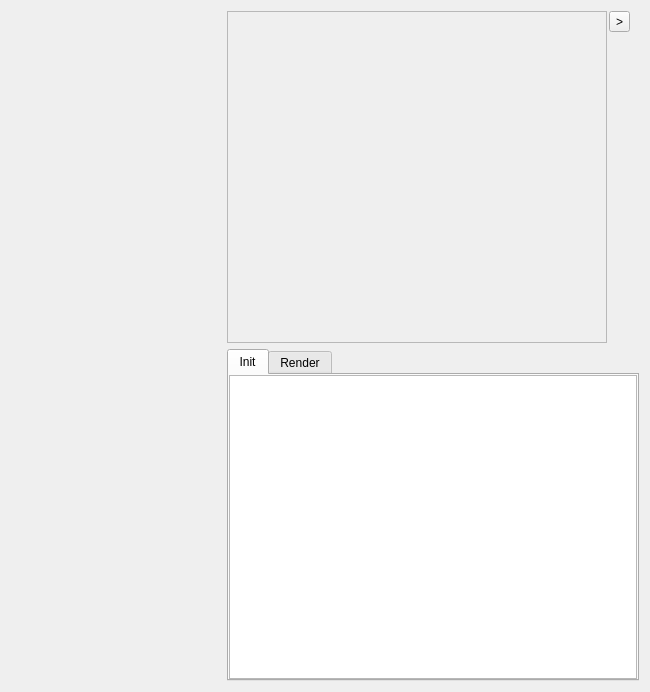
<?xml version="1.0" encoding="UTF-8"?>
<ui version="4.0">
 <class>Form</class>
 <widget class="QWidget" name="Form">
  <property name="geometry">
   <rect>
    <x>0</x>
    <y>0</y>
    <width>650</width>
    <height>692</height>
   </rect>
  </property>
  <property name="windowTitle">
   <string>Form</string>
  </property>
  <layout class="QHBoxLayout" name="horizontalLayout_2">
   <item>
    <widget class="QWidget" name="leftPanel" native="true">
     <property name="sizePolicy">
      <sizepolicy hsizetype="Fixed" vsizetype="Expanding">
       <horstretch>0</horstretch>
       <verstretch>0</verstretch>
      </sizepolicy>
     </property>
     <property name="minimumSize">
      <size>
       <width>150</width>
       <height>0</height>
      </size>
     </property>
     <layout class="QVBoxLayout" name="verticalLayout_3">
      <property name="spacing">
       <number>5</number>
      </property>
      <property name="margin">
       <number>5</number>
      </property>
      <item>
       <widget class="QWidget" name="containerTree" native="true">
        <property name="sizePolicy">
         <sizepolicy hsizetype="Preferred" vsizetype="Fixed">
          <horstretch>0</horstretch>
          <verstretch>0</verstretch>
         </sizepolicy>
        </property>
        <property name="minimumSize">
         <size>
          <width>200</width>
          <height>250</height>
         </size>
        </property>
       </widget>
      </item>
      <item>
       <widget class="QWidget" name="containerProperty" native="true">
        <property name="minimumSize">
         <size>
          <width>200</width>
          <height>80</height>
         </size>
        </property>
       </widget>
      </item>
     </layout>
    </widget>
   </item>
   <item>
    <layout class="QVBoxLayout" name="verticalLayout_4">
     <item>
      <layout class="QHBoxLayout" name="horizontalLayout">
       <property name="spacing">
        <number>2</number>
       </property>
       <item>
        <widget class="QFrame" name="containerPreview">
         <property name="sizePolicy">
          <sizepolicy hsizetype="Expanding" vsizetype="Expanding">
           <horstretch>0</horstretch>
           <verstretch>0</verstretch>
          </sizepolicy>
         </property>
         <property name="frameShape">
          <enum>QFrame::StyledPanel</enum>
         </property>
         <property name="frameShadow">
          <enum>QFrame::Raised</enum>
         </property>
        </widget>
       </item>
       <item>
        <widget class="QWidget" name="toolPreview" native="true">
         <property name="minimumSize">
          <size>
           <width>30</width>
           <height>0</height>
          </size>
         </property>
         <layout class="QVBoxLayout" name="verticalLayout_5">
          <property name="spacing">
           <number>5</number>
          </property>
          <property name="margin">
           <number>0</number>
          </property>
          <item>
           <widget class="QToolButton" name="buttonRandomMove">
            <property name="text">
             <string>&gt;</string>
            </property>
           </widget>
          </item>
          <item>
           <spacer name="verticalSpacer">
            <property name="orientation">
             <enum>Qt::Vertical</enum>
            </property>
            <property name="sizeHint" stdset="0">
             <size>
              <width>20</width>
              <height>40</height>
             </size>
            </property>
           </spacer>
          </item>
         </layout>
        </widget>
       </item>
      </layout>
     </item>
     <item>
      <widget class="QTabWidget" name="tabScripts">
       <property name="currentIndex">
        <number>0</number>
       </property>
       <property name="elideMode">
        <enum>Qt::ElideRight</enum>
       </property>
       <widget class="QWidget" name="tab">
        <attribute name="title">
         <string>Init</string>
        </attribute>
        <layout class="QVBoxLayout" name="verticalLayout_2">
         <property name="spacing">
          <number>0</number>
         </property>
         <property name="margin">
          <number>0</number>
         </property>
         <item>
          <widget class="QPlainTextEdit" name="textScriptInit"/>
         </item>
        </layout>
       </widget>
       <widget class="QWidget" name="tab_2">
        <attribute name="title">
         <string>Render</string>
        </attribute>
        <layout class="QVBoxLayout" name="verticalLayout">
         <property name="margin">
          <number>0</number>
         </property>
         <item>
          <widget class="QPlainTextEdit" name="textScriptRender"/>
         </item>
        </layout>
       </widget>
      </widget>
     </item>
    </layout>
   </item>
  </layout>
 </widget>
 <resources/>
 <connections/>
</ui>
